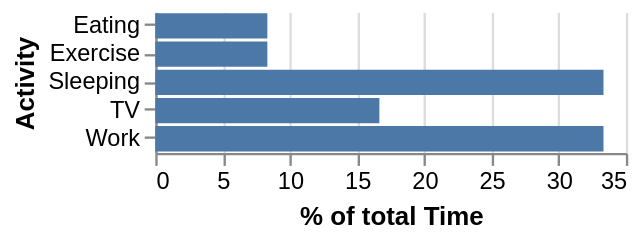

Vega-Lite specification for this chart:
### Vega specification from a JSON file in a GitHub repository (floating-point values rounded to 4 significant figures)
{"$schema": "https://vega.github.io/schema/vega/v5.json", "description": "A bar graph showing what activities consume what percentage of the day.", "background": "white", "padding": 5, "width": 200, "style": "cell", "config": {"style": {"cell": {"stroke": "transparent"}}}, "data": [{"name": "source_0", "values": [{"Activity": "Sleeping", "Time": 8}, {"Activity": "Eating", "Time": 2}, {"Activity": "TV", "Time": 4}, {"Activity": "Work", "Time": 8}, {"Activity": "Exercise", "Time": 2}]}, {"name": "data_0", "source": "source_0", "transform": [{"type": "joinaggregate", "as": ["TotalTime"], "ops": ["sum"], "fields": ["Time"]}, {"type": "formula", "expr": "datum.Time/datum.TotalTime * 100", "as": "PercentOfTotal"}, {"type": "stack", "groupby": ["Activity"], "field": "PercentOfTotal", "sort": {"field": [], "order": []}, "as": ["PercentOfTotal_start", "PercentOfTotal_end"], "offset": "zero"}, {"type": "filter", "expr": "isValid(datum[\"PercentOfTotal\"]) && isFinite(+datum[\"PercentOfTotal\"])"}]}], "signals": [{"name": "y_step", "value": 12}, {"name": "height", "update": "bandspace(domain('y').length, 0.1, 0.05) * y_step"}], "marks": [{"name": "marks", "type": "rect", "style": ["bar"], "from": {"data": "data_0"}, "encode": {"update": {"fill": {"value": "#4c78a8"}, "ariaRoleDescription": {"value": "bar"}, "description": {"signal": "\"% of total Time: \" + (format(datum[\"PercentOfTotal\"], \"\")) + \"; Activity: \" + (isValid(datum[\"Activity\"]) ? datum[\"Activity\"] : \"\"+datum[\"Activity\"])"}, "x": {"scale": "x", "field": "PercentOfTotal_end"}, "x2": {"scale": "x", "field": "PercentOfTotal_start"}, "y": {"scale": "y", "field": "Activity"}, "height": {"signal": "max(0.25, bandwidth('y'))"}}}}], "scales": [{"name": "x", "type": "linear", "domain": {"data": "data_0", "fields": ["PercentOfTotal_start", "PercentOfTotal_end"]}, "range": [0, {"signal": "width"}], "nice": true, "zero": true}, {"name": "y", "type": "band", "domain": {"data": "data_0", "field": "Activity", "sort": true}, "range": {"step": {"signal": "y_step"}}, "paddingInner": 0.1, "paddingOuter": 0.05}], "axes": [{"scale": "x", "orient": "bottom", "gridScale": "y", "grid": true, "tickCount": {"signal": "ceil(width/40)"}, "domain": false, "labels": false, "aria": false, "maxExtent": 0, "minExtent": 0, "ticks": false, "zindex": 0}, {"scale": "x", "orient": "bottom", "grid": false, "title": "% of total Time", "labelFlush": true, "labelOverlap": true, "tickCount": {"signal": "ceil(width/40)"}, "labelFont": "Helvetica", "titleFont": "Helvetica", "zindex": 0}, {"scale": "y", "orient": "left", "grid": false, "title": "Activity", "zindex": 0, "labelFont": "Helvetica", "titleFont": "Helvetica"}]}
